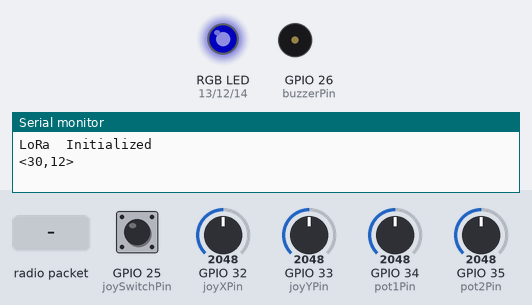
The sketch below on a simulated ESP32. Parts: an RGB LED mixed from three pins (HIGH = lit), buzzer (waves = sounding, pin HIGH), the last lines printed to the serial monitor. Dashed ring = blinking. The test bench sets the inputs (shaded band); at power-on: GPIO 25 (joySwitchPin) HIGH, GPIO 32 (joyXPin) = 2048, GPIO 33 (joyYPin) = 2048, GPIO 34 (pot1Pin) = 2048, GPIO 35 (pot2Pin) = 2048. Dim RGB values are drawn brighter than linear; no radio packets arrive unless stated.

Above: at 1.2 s.
1.3 s: radio packet "(" arrives
At 1.51 s:
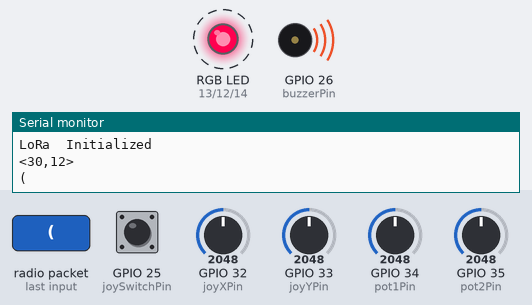
4.3 s: radio packet "1" arrives
7.3 s: GPIO 25 (joySwitchPin) pulsed LOW 2 times (0.12 s each, 0.3 s apart)
Timing chart, 0 to 10.3 s (numbered marks = the images above; inputs shaded):
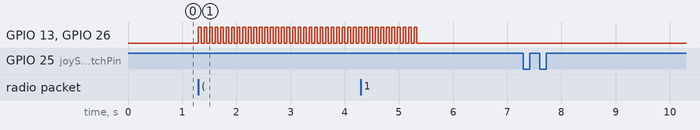

The sketch:

remote_controller.ino
```cpp
#include <LoRa.h>

const int pot1Pin = 34;       // Potentiometer 1 (Analog)
const int pot2Pin = 35;       // Potentiometer 2 (Analog)
const int joyXPin = 32;       // Joystick X-axis (Analog)
const int joyYPin = 33;       // Joystick Y-axis (Analog)
const int joySwitchPin = 25;  // Joystick switch (Digital Interrupt)

const int buzzerPin = 26;     // Buzzer
const int redLEDPin = 13;     // Red LED
const int greenLEDPin = 12;   // Green LED
const int blueLEDPin = 14;    // Blue LED

unsigned long startmillis;

int pot1Value = 0;
int pot2Value = 0;
int joyXValue = 0;
int joyYValue = 0;
char joystick = '0';
volatile bool joySwitchPressed = false;
bool pot1Value_change = false;
bool pot2Value_change = false;
unsigned long speed_time = 0;
unsigned long beacon_time = 0;
bool beacon_state = false;
int count = 80;

unsigned long lastJoySwitchPress = 0;  // Timestamp of last button press
const unsigned long debounceDelay = 50; // Debounce time in milliseconds
bool lastButtonState = HIGH; // Track the last state of the button

void IRAM_ATTR handleJoySwitch() {
  // Check if enough time has passed since the last press
  if (millis() - lastJoySwitchPress > debounceDelay) {
    joySwitchPressed = true;
    lastJoySwitchPress = millis(); // Update the timestamp of the last press
  }
}

void readSensor() {
  joyXValue = analogRead(joyXPin);
  joyYValue = analogRead(joyYPin);

  char temp = '0';

  if (joyXValue > 3000)
    temp = 'F';
  if (joyXValue < 1000)
    temp = 'B';
  if (joyYValue > 3000)
    temp = 'R';
  if (joyYValue < 1000)
    temp = 'L';

  joystick = temp;

  int temp_pot1Value = analogRead(pot1Pin);
  temp_pot1Value = map(temp_pot1Value, 0, 4096, 0, 25);
  if (temp_pot1Value != pot1Value) {
    pot1Value = temp_pot1Value;
    pot1Value_change = true;
  }

  int temp_pot2Value = analogRead(pot2Pin);
  temp_pot2Value = map(temp_pot2Value, 0, 4096, 1, 63);
  if (temp_pot2Value != pot2Value) {
    pot2Value = temp_pot2Value;
    pot2Value_change = true;
  }

}

void setup() {
  Serial.begin(115200);
  LoRa.setPins(5, 4, 16);

  if (!LoRa.begin(433E6)) {
    Serial.println("LoRa init failed!");
    while (1);
  }

  Serial.println("LoRa  Initialized");

  pinMode(pot1Pin, INPUT);
  pinMode(pot2Pin, INPUT);
  pinMode(joyXPin, INPUT);
  pinMode(joyYPin, INPUT);

  // Configure joystick switch with interrupt
  pinMode(joySwitchPin, INPUT_PULLUP); // Enable pull-up resistor
  attachInterrupt(digitalPinToInterrupt(joySwitchPin), handleJoySwitch, RISING); // Interrupt on rising edge

  // Configure buzzer and LED pins as outputs
  pinMode(buzzerPin, OUTPUT);
  pinMode(redLEDPin, OUTPUT);
  pinMode(greenLEDPin, OUTPUT);
  pinMode(blueLEDPin, OUTPUT);

  // Turn off all LEDs initially
  digitalWrite(redLEDPin, LOW);
  digitalWrite(greenLEDPin, LOW);
  digitalWrite(blueLEDPin, LOW);

  analogWrite(blueLEDPin,80);

  startmillis = millis();
  speed_time = millis();
}

void loop() {
  int packetSize = LoRa.parsePacket();
  if (packetSize) {
    String incomingData = "";

    while (LoRa.available()) {
      char c = LoRa.read();
      incomingData += c;
    }

    if (incomingData[0] == '(') {
      beacon_state = true;
      count = 80;
    }

    Serial.println(incomingData);
  }

  // Forward desktop commands (USB serial) to the rover over LoRa.
  // Non-blocking: reads only bytes already buffered from the desktop.
  if (Serial.available() > 0) {
    String cmd = "";
    while (Serial.available() > 0) {
      cmd += (char)Serial.read();
    }
    LoRa.beginPacket();
    LoRa.print(cmd);
    LoRa.endPacket();
  }


  if (millis() - startmillis > 100) {
    readSensor();
    startmillis = millis();
  }

   if (joystick != '0'){
    LoRa.beginPacket();
    LoRa.print(joystick);
    LoRa.endPacket();
    joystick = '0';
   }
   else if(pot1Value_change){
    LoRa.beginPacket();
    LoRa.print("g" + String(pot1Value));
    LoRa.endPacket();
    pot1Value_change = false;
  }
  else if (pot2Value_change) {
    LoRa.beginPacket();
    LoRa.print("s" + String(pot2Value));
    LoRa.endPacket();
    pot2Value_change = false;
  }
  else{
    bool currentButtonState = digitalRead(joySwitchPin);
  if (joySwitchPressed && currentButtonState == LOW && lastButtonState == HIGH) {
    LoRa.beginPacket();
    LoRa.print('d');
    LoRa.endPacket();
    Serial.println("ddddd");
    joySwitchPressed = false;
  }

  lastButtonState = currentButtonState;
  }

  if(millis() - speed_time > 1000 ){
    String str = "<";
    str += String(62 - pot2Value);
    str += ",";
    str += String(24 - pot1Value);
    str += ">";
    Serial.println(str);
    speed_time = millis();
  }

  if(beacon_state && (millis() - beacon_time > 50 )){
    beacon_time = millis();
    if(count == 0){
      count = 20;
      beacon_state = false;
    }
    else if(count % 2 == 0){
      digitalWrite(buzzerPin, HIGH);
      digitalWrite(redLEDPin, HIGH);
      count -= 1;
    }
    else{
      digitalWrite(buzzerPin, LOW);
      digitalWrite(redLEDPin, LOW);
      count -= 1;
    }
  }

}
```

Measured:
- after the input at 1.3 s, GPIO 13 (redLEDPin), GPIO 26 (buzzerPin): alternates HIGH for 0.05 s and LOW for 0.05 s, starting at once
